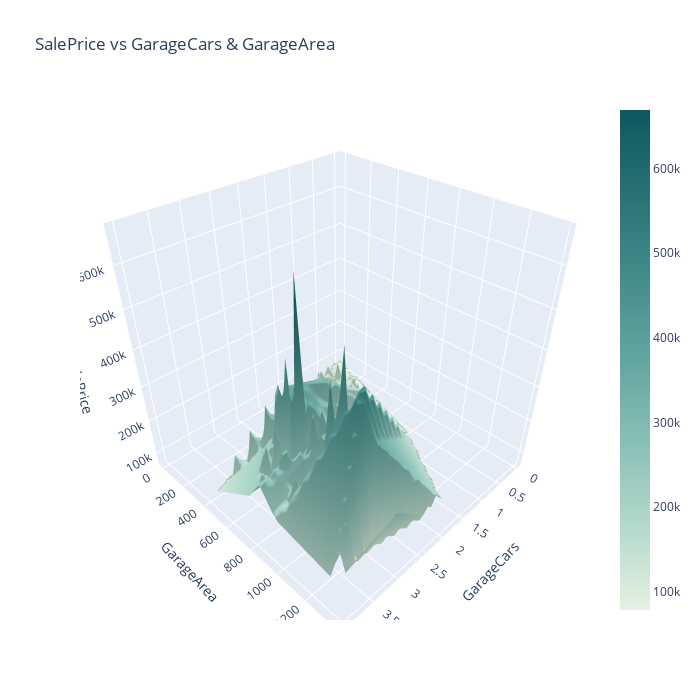

Notebook source saved alongside this figure:
### Code cell
x_feature, y_feature, z_feature = 'GarageCars', 'GarageArea', 'SalePrice'

x = df[x_feature]
y = df[y_feature]
z = df[z_feature]

xi = np.linspace(x.min(), x.max(), 50)
yi = np.linspace(y.min(), y.max(), 50)
X, Y = np.meshgrid(xi, yi)

Z = griddata((x, y), z, (X, Y), method='linear')

fig = go.Figure(go.Surface(x=X, y=Y, z=Z, colorscale='Mint'))
fig.update_layout(
    title=f'{z_feature} vs {x_feature} & {y_feature}',
    scene=dict(
        xaxis_title=x_feature,
        yaxis_title=y_feature,
        zaxis_title=z_feature
    ),
    width=700, height=700
)
fig.show()

### Figure 1 — Plotly figure (JSON) as saved in the notebook; plotly's stock layout.template omitted (floating-point values rounded to 4 significant figures; data arrays with more than 128 entries replaced by an {"elided": "..."} marker saying what was removed)
{"data": [{"colorscale": [[0, "rgb(228, 241, 225)"], [0.1667, "rgb(180, 217, 204)"], [0.3333, "rgb(137, 192, 182)"], [0.5, "rgb(99, 166, 160)"], [0.6667, "rgb(68, 140, 138)"], [0.8333, "rgb(40, 114, 116)"], [1, "rgb(13, 88, 95)"]], "type": "surface", "x": {"elided": "50x50 float values"}, "y": {"elided": "50x50 float values"}, "z": {"elided": "50x50 float values"}}], "layout": {"height": 700, "scene": {"xaxis": {"title": {"text": "GarageCars"}}, "yaxis": {"title": {"text": "GarageArea"}}, "zaxis": {"title": {"text": "SalePrice"}}}, "title": {"text": "SalePrice vs GarageCars & GarageArea"}, "width": 700}}
